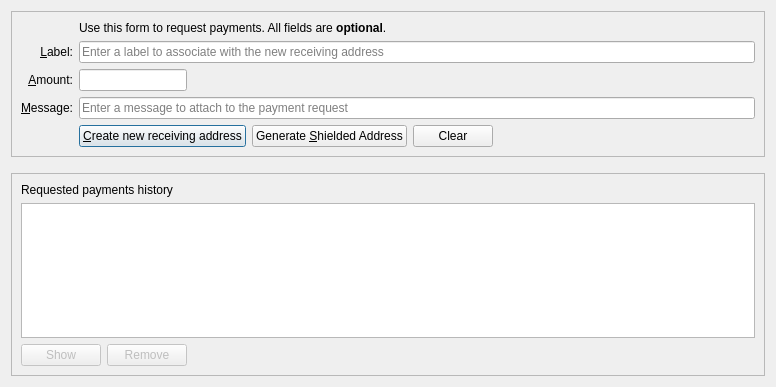
<?xml version="1.0" encoding="UTF-8"?>
<ui version="4.0">
 <class>ReceiveCoinsDialog</class>
 <widget class="QDialog" name="ReceiveCoinsDialog">
  <property name="geometry">
   <rect>
    <x>0</x>
    <y>0</y>
    <width>776</width>
    <height>387</height>
   </rect>
  </property>
  <layout class="QVBoxLayout" name="verticalLayout" stretch="0,0,1">
   <item>
    <widget class="QFrame" name="frame2">
     <property name="sizePolicy">
      <sizepolicy hsizetype="Preferred" vsizetype="Expanding">
       <horstretch>0</horstretch>
       <verstretch>0</verstretch>
      </sizepolicy>
     </property>
     <property name="frameShape">
      <enum>QFrame::StyledPanel</enum>
     </property>
     <property name="frameShadow">
      <enum>QFrame::Sunken</enum>
     </property>
     <layout class="QVBoxLayout" name="verticalLayout_3">
      <item>
       <layout class="QGridLayout" name="gridLayout">
        <item row="6" column="0">
         <widget class="QLabel" name="label_3">
          <property name="toolTip">
           <string>An optional message to attach to the payment request, which will be displayed when the request is opened. Note: The message will not be sent with the payment over the Kerrigan network.</string>
          </property>
          <property name="text">
           <string>&amp;Message:</string>
          </property>
          <property name="alignment">
           <set>Qt::AlignRight|Qt::AlignTrailing|Qt::AlignVCenter</set>
          </property>
          <property name="buddy">
           <cstring>reqMessage</cstring>
          </property>
         </widget>
        </item>
        <item row="4" column="2">
         <widget class="QLineEdit" name="reqLabel">
          <property name="toolTip">
           <string>An optional label to associate with the new receiving address (used by you to identify an invoice).  It is also attached to the payment request.</string>
          </property>
          <property name="placeholderText">
           <string>Enter a label to associate with the new receiving address</string>
          </property>
         </widget>
        </item>
        <item row="6" column="2">
         <widget class="QLineEdit" name="reqMessage">
          <property name="toolTip">
           <string>An optional message to attach to the payment request, which will be displayed when the request is opened.&lt;br&gt;Note: The message will not be sent with the payment over the Kerrigan network.</string>
          </property>
          <property name="placeholderText">
           <string>Enter a message to attach to the payment request</string>
          </property>
         </widget>
        </item>
        <item row="2" column="2">
         <widget class="QLabel" name="label_5">
          <property name="text">
           <string>Use this form to request payments. All fields are &lt;b&gt;optional&lt;/b&gt;.</string>
          </property>
         </widget>
        </item>
        <item row="4" column="0">
         <widget class="QLabel" name="label_2">
          <property name="toolTip">
           <string>An optional label to associate with the new receiving address.</string>
          </property>
          <property name="text">
           <string>&amp;Label:</string>
          </property>
          <property name="alignment">
           <set>Qt::AlignRight|Qt::AlignTrailing|Qt::AlignVCenter</set>
          </property>
          <property name="buddy">
           <cstring>reqLabel</cstring>
          </property>
         </widget>
        </item>
        <item row="5" column="0">
         <widget class="QLabel" name="label">
          <property name="toolTip">
           <string>An optional amount to request. Leave this empty or zero to not request a specific amount.</string>
          </property>
          <property name="text">
           <string>&amp;Amount:</string>
          </property>
          <property name="alignment">
           <set>Qt::AlignRight|Qt::AlignTrailing|Qt::AlignVCenter</set>
          </property>
          <property name="buddy">
           <cstring>reqAmount</cstring>
          </property>
         </widget>
        </item>
        <item row="7" column="2">
         <layout class="QHBoxLayout" name="horizontalLayout">
          <item>
           <widget class="QPushButton" name="receiveButton">
            <property name="minimumSize">
             <size>
              <width>150</width>
              <height>0</height>
             </size>
            </property>
            <property name="text">
             <string>&amp;Create new receiving address</string>
            </property>
            <property name="autoDefault">
             <bool>false</bool>
            </property>
            <property name="default">
             <bool>true</bool>
            </property>
           </widget>
          </item>
          <item>
           <widget class="QPushButton" name="generateShieldedButton">
            <property name="minimumSize">
             <size>
              <width>150</width>
              <height>0</height>
             </size>
            </property>
            <property name="toolTip">
             <string>Generate a new shielded (private) Sapling address for receiving private payments.</string>
            </property>
            <property name="text">
             <string>Generate &amp;Shielded Address</string>
            </property>
            <property name="autoDefault">
             <bool>false</bool>
            </property>
           </widget>
          </item>
          <item>
           <widget class="QPushButton" name="clearButton">
            <property name="sizePolicy">
             <sizepolicy hsizetype="Minimum" vsizetype="Fixed">
              <horstretch>0</horstretch>
              <verstretch>0</verstretch>
             </sizepolicy>
            </property>
            <property name="toolTip">
             <string>Clear all fields of the form.</string>
            </property>
            <property name="text">
             <string>Clear</string>
            </property>
            <property name="autoDefault">
             <bool>false</bool>
            </property>
           </widget>
          </item>
          <item>
           <spacer name="horizontalSpacer">
            <property name="orientation">
             <enum>Qt::Horizontal</enum>
            </property>
            <property name="sizeHint" stdset="0">
             <size>
              <width>40</width>
              <height>20</height>
             </size>
            </property>
           </spacer>
          </item>
         </layout>
        </item>
        <item row="7" column="0">
         <widget class="QLabel" name="label_7">
          <property name="text">
           <string/>
          </property>
         </widget>
        </item>
        <item row="5" column="2">
         <layout class="QHBoxLayout" name="horizontalLayout_4" stretch="0,1">
          <property name="spacing">
           <number>0</number>
          </property>
          <property name="topMargin">
           <number>0</number>
          </property>
          <item>
           <widget class="BitcoinAmountField" name="reqAmount">
            <property name="toolTip">
             <string>An optional amount to request. Leave this empty or zero to not request a specific amount.</string>
            </property>
           </widget>
          </item>
          <item>
           <spacer name="horizontalSpacer_3">
            <property name="orientation">
             <enum>Qt::Horizontal</enum>
            </property>
            <property name="sizeHint" stdset="0">
             <size>
              <width>40</width>
              <height>20</height>
             </size>
            </property>
           </spacer>
          </item>
         </layout>
        </item>
       </layout>
      </item>
     </layout>
    </widget>
   </item>
   <item>
    <spacer name="verticalSpacer_2">
     <property name="orientation">
      <enum>Qt::Vertical</enum>
     </property>
     <property name="sizeHint" stdset="0">
      <size>
       <width>20</width>
       <height>10</height>
      </size>
     </property>
    </spacer>
   </item>
   <item>
    <widget class="QFrame" name="frame">
     <property name="sizePolicy">
      <sizepolicy hsizetype="Preferred" vsizetype="Expanding">
       <horstretch>0</horstretch>
       <verstretch>0</verstretch>
      </sizepolicy>
     </property>
     <property name="frameShape">
      <enum>QFrame::StyledPanel</enum>
     </property>
     <property name="frameShadow">
      <enum>QFrame::Raised</enum>
     </property>
     <layout class="QVBoxLayout" name="verticalLayout_2">
      <item>
       <widget class="QLabel" name="label_6">
        <property name="text">
         <string>Requested payments history</string>
        </property>
       </widget>
      </item>
      <item>
       <widget class="QTableView" name="recentRequestsView">
        <property name="contextMenuPolicy">
         <enum>Qt::CustomContextMenu</enum>
        </property>
        <property name="tabKeyNavigation">
         <bool>false</bool>
        </property>
        <property name="sortingEnabled">
         <bool>true</bool>
        </property>
       </widget>
      </item>
      <item>
       <layout class="QHBoxLayout" name="horizontalLayout_2">
        <item>
         <widget class="QPushButton" name="showRequestButton">
          <property name="enabled">
           <bool>false</bool>
          </property>
          <property name="toolTip">
           <string>Show the selected request (does the same as double clicking an entry)</string>
          </property>
          <property name="text">
           <string>Show</string>
          </property>
          <property name="autoDefault">
           <bool>false</bool>
          </property>
         </widget>
        </item>
        <item>
         <widget class="QPushButton" name="removeRequestButton">
          <property name="enabled">
           <bool>false</bool>
          </property>
          <property name="toolTip">
           <string>Remove the selected entries from the list</string>
          </property>
          <property name="text">
           <string>Remove</string>
          </property>
          <property name="autoDefault">
           <bool>false</bool>
          </property>
         </widget>
        </item>
        <item>
         <spacer name="horizontalSpacer_2">
          <property name="orientation">
           <enum>Qt::Horizontal</enum>
          </property>
          <property name="sizeHint" stdset="0">
           <size>
            <width>40</width>
            <height>20</height>
           </size>
          </property>
         </spacer>
        </item>
       </layout>
      </item>
     </layout>
    </widget>
   </item>
  </layout>
 </widget>
 <customwidgets>
  <customwidget>
   <class>BitcoinAmountField</class>
   <extends>QLineEdit</extends>
   <header>qt/bitcoinamountfield.h</header>
   <container>1</container>
  </customwidget>
 </customwidgets>
 <tabstops>
  <tabstop>reqLabel</tabstop>
  <tabstop>reqAmount</tabstop>
  <tabstop>reqMessage</tabstop>
  <tabstop>receiveButton</tabstop>
  <tabstop>clearButton</tabstop>
  <tabstop>recentRequestsView</tabstop>
  <tabstop>showRequestButton</tabstop>
  <tabstop>removeRequestButton</tabstop>
 </tabstops>
 <resources/>
 <connections/>
</ui>
